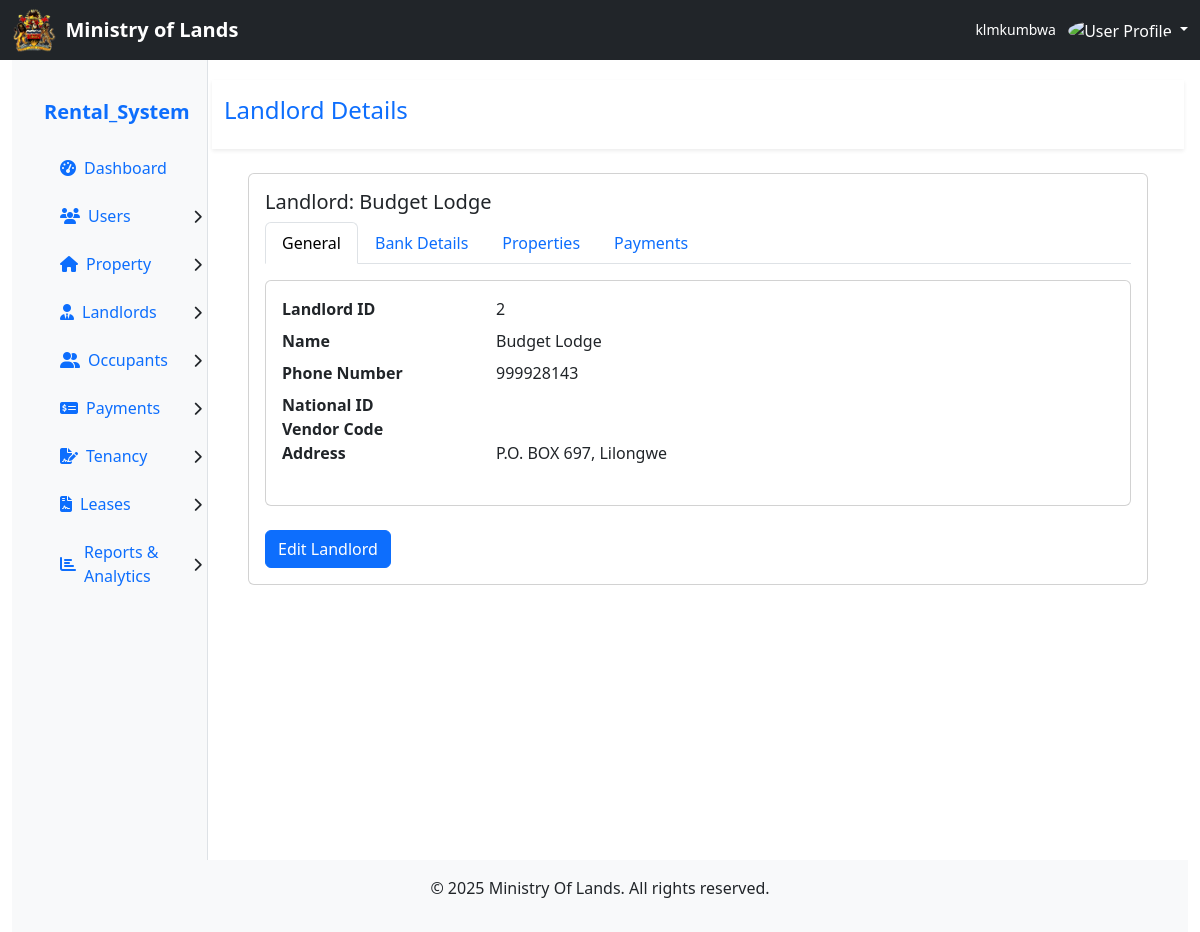
The page /index.php?page=landlord_details&Landlord_ID=2 (signed in) on the database its author committed.
### tables this page shows
CREATE TABLE IF NOT EXISTS `landlord` (
  `Landlord_ID` int NOT NULL AUTO_INCREMENT,
  `Name` varchar(100) DEFAULT NULL,
  `Address` text,
  `Phone_Number` varchar(15) DEFAULT NULL,
  `Landlord_type_ID` int DEFAULT NULL,
  `National_ID` varchar(20) DEFAULT NULL,
  `Bank_name` varchar(100) DEFAULT NULL,
  `Bank_account_holder` varchar(100) DEFAULT NULL,
  `Bank_account_number` varchar(50) DEFAULT NULL,
  `Vendor_code` varchar(50) DEFAULT NULL,
  PRIMARY KEY (`Landlord_ID`),
  KEY `Landlord_type_ID` (`Landlord_type_ID`)
);

### pages/landlord_details.php (the view, shortened to what this page needs)
<?php
include_once __DIR__ . '/../db_connection.php';
if (isset($_GET['Landlord_ID']) && is_numeric($_GET['Landlord_ID'])) {
    $landlord_id = intval($_GET['Landlord_ID']);
    $sql = "SELECT
                Landlord_ID,
                Name,
                Phone_Number,
                National_ID,
                Vendor_code,
                Address,
                Bank_name,
                Bank_account_holder,
                Bank_account_number
            FROM landlord
            WHERE Landlord_ID = ?";
    $stmt = $conn->prepare($sql);
    $stmt->bind_param("i", $landlord_id);
    $stmt->execute();
    $result = $stmt->get_result();
    $landlord = $result->fetch_assoc();
    if ($landlord) {
        ?>
<div class="row bg-white py-3 shadow-sm">
    <div class="col">
        <h4 class="text-primary">Landlord Details</h4>
    </div>
</div>
<div class="row p-4">
    <div class="col-md-12">
        <div class="card">
            <div class="card-body">
                <h5 class="card-title">Landlord: <?= htmlspecialchars($landlord['Name'] ?? 'N/A') ?></h5>
                <ul class="nav nav-tabs" id="landlordTabs" role="tablist">
    <li class="nav-item" role="presentation">
        <a class="nav-link active" id="landlord-details-tab" data-bs-toggle="tab" href="#landlord-details" role="tab" aria-controls="landlord-details" aria-selected="true">General</a>
    </li>
    <li class="nav-item" role="presentation">
        <a class="nav-link" id="bank-details-tab" data-bs-toggle="tab" href="#bank-details" role="tab" aria-controls="bank-details" aria-selected="false">Bank Details</a>
    </li>
    <li class="nav-item" role="presentation">
        <a class="nav-link" id="properties-tab" data-bs-toggle="tab" href="#properties" role="tab" aria-controls="properties" aria-selected="false">Properties</a>
    </li>
    <li class="nav-item" role="presentation">
        <a class="nav-link" id="payment-details-tab" data-bs-toggle="tab" href="#payment-details" role="tab" aria-controls="payment-details" aria-selected="false">Payments</a>
    </li>
</ul>
                <div class="tab-content mt-3">
                    <div class="tab-pane fade show active" id="landlord-details" role="tabpanel" aria-labelledby="landlord-details-tab">
                        <div class="card mb-4">
                            <div class="card-body">
                                <dl class="row">
                                <dt class="col-sm-3">Landlord ID</dt>
                                <dd class="col-sm-9"><?= htmlspecialchars($landlord['Landlord_ID'] ?? 'N/A') ?></dd>
                                    <dt class="col-sm-3">Name</dt>
                                    <dd class="col-sm-9"><?= htmlspecialchars($landlord['Name'] ?? 'N/A') ?></dd>
                                    <dt class="col-sm-3">Phone Number</dt>
                                    <dd class="col-sm-9"><?= htmlspecialchars($landlord['Phone_Number'] ?? 'N/A') ?></dd>
                                    <dt class="col-sm-3">National ID</dt>
                                    <dd class="col-sm-9"><?= htmlspecialchars($landlord['National_ID'] ?? 'N/A') ?></dd>
                                    <dt class="col-sm-3">Vendor Code</dt>
                                    <dd class="col-sm-9"><?= htmlspecialchars($landlord['Vendor_code'] ?? 'N/A') ?></dd>
                                    <dt class="col-sm-3">Address</dt>
                                    <dd class="col-sm-9"><?= htmlspecialchars($landlord['Address'] ?? 'N/A') ?></dd>
                                </dl>
                            </div>
                        </div>
                        <a href="index.php?page=edit_landlord&Landlord_ID=<?= $landlord['Landlord_ID'] ?>" class="btn btn-primary">Edit Landlord</a>
                    </div>
                </div>
            </div>
        </div>
    </div>
</div>
        <?php
    } else {
        echo "<div class='alert alert-warning'>Landlord not found.</div>";
    }
} else {
    echo "<div class='alert alert-danger'>No Landlord selected.</div>";
}
?>

### rows shown on the page
landlord: Name "Budget Lodge", Landlord_ID "2", Phone_Number "999928143", Address "P.O. BOX 697, Lilongwe"

### other values the page prints
$username "klmkumbwa"
